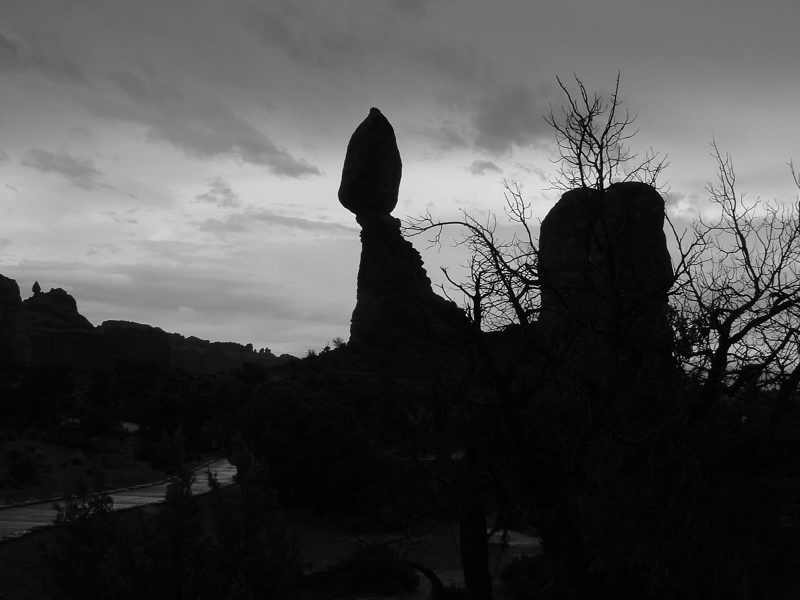
#> input picture Homeworks/1/images/dark.png, 800 x 600 px; the run also reads 1 picture not shown here
$ jupyter execute --allow-errors sheet01.ipynb   (shell and % lines are left out)
#> lines starting #> are read from the running program, lines starting #| are printed output that depends on the picture; after the words box and inside, x2 and y2 are one past the last pixel; in counts of white or black regions, pixels touching at a corner belong together
Osnabrück University - Computer Vision (Winter Term 2024/25) - Dr. Ulf Krumnack, Lukas Niehaus, Robin Rawiel

# Exercise Sheet 01: Image Enhancement & Color

## Introduction

This is the first "real" homework sheet.

The homework sheets will usually be available at the beginning of the week and are supposed to be solved in groups. They have to be handed in before the next practice session (Monday evening). The exercises are then presented to your tutor in a small feedback session. To acquire the admission for the final exam, you will have to pass 𝑁−2 of the weekly provided exercise sheets.

Sign up for a group on Stud.IP if you have not already done so (See Participants -> Functions/Groups). The times mentioned there are the times for the feedback session of your group. If none of them fits, send any of the tutors an e-mail so we can try to arrange something.

Your group will have a group folder in Stud.IP under Documents. Upload your solutions there to hand them in.

This week's sheet should be solved and handed in before end of **Monday, November 17, 2024**. Please upload your results to your group's Stud.IP folder.

## Assignment 1: Computing Contrast and Entropy (5 points)

### a) Computing contrast

Provide functions to compute the local contrast, global contrast, and entropy of an image.

[cell 1]
import numpy as np
from imageio.v2 import imread
import matplotlib.pyplot as plt
plt.rcParams['image.cmap'] = 'gray'

def global_contrast(img, value_range=None):
    """
    Compute the global contrast for a given image.
    Args:
        img (ndarray): The grayscale image to compute the contrast for.
        value_range (tuple): The minimum and maximum values of the gray scale.

    Returns:
        contrast (float): The global contrast of the image.
    """

    # determine range: simplified, just checks for uint8
    if value_range is None:
        value_range = (0, 255) if img.dtype == np.uint8 else (0., 1.)

    # YOUR CODE HERE

    # If the image is uniform (all pixels have the same intensity), return zero contrast
    if img.max() == img.min():
        return 0  # No contrast if all pixel values are identical

    # Calculate the global contrast using the formula:
    # cglobal = 1 / (R * (max(g(x, y)) - min(g(x, y))))
    # R is the maximum value in the image's range (usually 255 for 8-bit) therefore we use value_range[1]
    contrast = 1 / (value_range[1] * (img.max() - img.min()))

    return contrast

img = imread('images/dark.png')
#> img is the input picture: shape (600, 800); min 0, max 255, mean 74
plt.title("Image global contrast: {:.4f} (min={}, max={})".format(global_contrast(img), img.min(), img.max()))
#> in global_contrast, `contrast = 1 / (value_range[1] * (img.max() - img.min()))`: contrast = 1.54e-05
plt.imshow(img, vmin=0, vmax=255)
plt.show()

plt.hist(img.flatten(), 256, (0, 255))
plt.show()
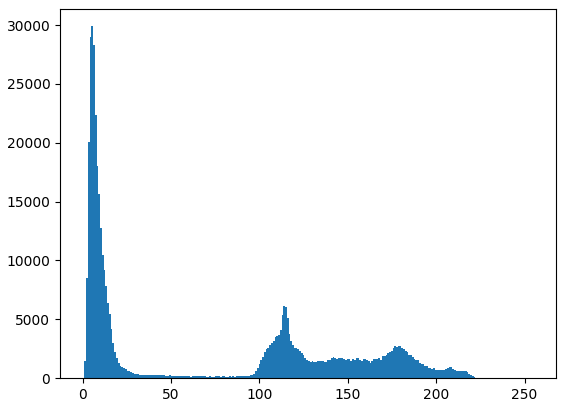
#> figure drawn by matplotlib, 1 panel; tallest bar 29901 high, from x = 4.98 to 5.98

[cell 2]
import numpy as np
import matplotlib.pyplot as plt
from imageio.v2 import imread

def local_contrast(img):
    """
    Compute the local contrast for a given image.
    Args:
        img (ndarray): The grayscale image to compute the contrast for.

    Returns:
        contrast (float): The local contrast of the image.
    """

    # YOUR CODE HERE
    # Get the dimensions of the image
    M, N = img.shape
    total_contrast = 0
    num_pixels = 0

    # Iterate over each pixel, skipping the borders to avoid out-of-bounds errors
    for x in range(1, M - 1):
        for y in range(1, N - 1):
            g_xy = img[x, y]

            # Get 4-connected neighbors (top, bottom, left, right)
            neighbors = [img[x - 1, y], img[x + 1, y], img[x, y - 1], img[x, y + 1]]
            neighbor_avg = np.mean(neighbors)

            # Compute the absolute difference
            total_contrast += abs(g_xy - neighbor_avg)
            num_pixels += 1
#> after the loop, num_pixels = 477204; total_contrast = 1374345.2

     # Normalize by the total number of pixels considered
    contrast = total_contrast / num_pixels if num_pixels > 0 else 0
#> contrast = 2.88

    return contrast


img = imread('images/dark.png')
plt.title("Image local contrast: {:.4f}".format(local_contrast(img)))
plt.imshow(img, vmin=0, vmax=255)
plt.show()

[cell 3]
import numpy as np
import math
from imageio.v2 import imread
import scipy.stats

def entropy(img):
    """
    Compute the entropy for a given image.
    Args:
        img (ndarray): The grayscale image to compute the entropy for.

    Returns:
        img_entropy (float): The entropy of the image.
    """
    # Flatten the image to get pixel intensity values
    img_flat = img.flatten()

    # Calculate the histogram of pixel intensities and use full range 0-255
    histogram, _ = np.histogram(img_flat, bins=256, range=(0, 255))
#> histogram = 256 values, max 29901 at index 5, min 0 at index 247, mean 1875

    # Normalize the histogram to get the probability distribution
    total_pixels = img_flat.size
    probabilities = histogram / total_pixels
#> probabilities = 256 values, max 0.0623 at index 5, min 0 at index 247, mean 0.00391

    # Remove zero values to avoid log2(0)
    probabilities = probabilities[probabilities > 0]
#> probabilities = 249 values, max 0.0623 at index 5, min 2.08e-06 at index 244, mean 0.00402

    # Calculate entropy using the formula
    img_entropy = -np.sum(probabilities * np.log2(probabilities))
#> img_entropy = 6.49

    return img_entropy

img = imread('images/dark.png')
plt.title("Image Entropy value: {:.4f}".format(entropy(img)))
plt.imshow(img, vmin=0, vmax=255)
plt.show()

plt.hist(img.flatten(), 256, (0, 255))
plt.show()

assert math.isclose(entropy(img), scipy.stats.entropy(np.unique(img.flat, return_counts=True)[1], base=2))

### b) Example images

* construct an (artificial) image with high global contrast but low local contrast
* construct an (artificial) image with low global constrast but high local contrast
* construct an (artificial) image with maximal entropy but low local contrast

[cell 4]
import numpy as np
import matplotlib.pyplot as plt

def image_info(img):
    """ Displays an image, local and global contrast, and the entropy

    Args:
        img (ndarray): Image which is displayed and statics are computed for.

    """
    info = "global contrast: {:.4f}, local contrast: {:.4f}, entropy: {:.4f}"
    plt.title(info.format(global_contrast(img), local_contrast(img), entropy(img)))
    plt.imshow(img, vmin=0, vmax=255)
    plt.show()

# Create an artificial image with high global contrast but low local contrast
img1 = np.zeros((256, 256), np.uint8)
#> img1: shape (256, 256); every value is 0
# Difference between 0 (black) and 255 (white) creates high global contrast
img1[:, :128] = 0    # Left half black
# The local contrast is low because each half is uniform and there are no changes withting small neighborhoods
img1[:, 128:] = 255  # Right half white
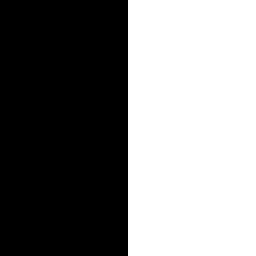
#> img1: shape (256, 256); 50% white; 1 white region, box (x1, y1, x2, y2) and area: (128, 0, 256, 256) 32768

image_info(img1)


# Create an artificial image with high local contrast but low global contrast
img2 = np.zeros((256, 256),np.uint8)
block_size = 8

# Create high local contrast within small blocks (alternating between 0 and 255)
for i in range(0, 256, block_size):
    for j in range(0, 256, block_size):
        # Fill each block with alternating black and white pixels
        img2[i:i+block_size, j:j+block_size] = np.random.choice([0, 50], size=(block_size, block_size))

image_info(img2)
#> in image_info (call 2), `plt.title(info.format(global_contrast(img), local_contrast(img), entro..`:
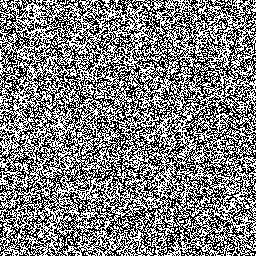
#> img: shape (256, 256); values 0 (black) and 50 (white), 50% white in thin lines or dots


# Create an artificial image with maximal entropy but low global contrast
img3 = np.zeros((256, 256),np.uint8)

# Add some random noise (values between 0 and 10)
img3 = np.clip(img3 + np.random.randint(0, 10, (256, 256), np.uint8), 0, 255)

# Create a gradient (smooth transition from black to white)
gradient = np.linspace(0, 255, 256).astype(np.uint8)  # Horizontal gradient
img3 = np.tile(gradient, (256, 1))  # Repeat it across the entire image

# Clip pixel values to stay within valid range (0 to 255)
img3 = np.clip(img3, 0, 255)

image_info(img3)
#> in image_info (call 3), `plt.title(info.format(global_contrast(img), local_contrast(img), entro..`:
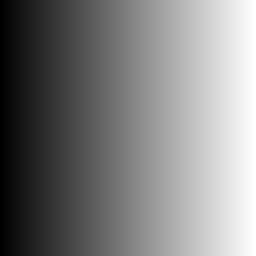
#> img: shape (256, 256); min 0, max 255, mean 127.5

## Assignment 2: Contrast enhancement (5 points)

### a) Image Contrast

Describe the concept of contrast in your own words and introduce different ways to measure it. How can low contrast be caused and when is this a problem (and when not)? What can be done to improve contrast?

Contrast is:
- in a nutshell: contrast is the difference between saturations

Ways to measure contrast:
Globally:
Cglobal(g) = 1/R (maxg(x,y) - ming(x,y))

Locally:
Clocal(g) = 1/NxM sum(overall pixels) abs(intesity(current pixel) - mean intensity of neighbourhood)

Low contrast can be caused by:
- light

It is a problem when:
- perceptibility for humans is limited
- details vanish (information)
- multiple layers in the image (back-, middle-, foreground)

It is not when:
- details dont matter
- background
- uniform coloured images

Ways to improve contrast:
Globally:
- Maximizing the global contrast by applying a (linear) transfer function
Locally:
- improving local contrast by applying a nonlinear monotonic transfer function (has to be nonlinear bc otherwise we would just rescale it without changing the actual contrast), like the gamma correction ()
- histogram equalisation (see below)

### b) Histogram equalization and entropy

How does histogram equalization work? What is entropy and how is it related to histogram equalization? For your answer focus on the (conceptually simpler) continuous case.

The way it works:
idea:
- the optimal image has the maximum information content
- maximise the entropy E of the histogram
- E is maximised if P(g) = const for all g = 0...255 (always same value, uniform distribution, like mixed Latte Macchiato)

Entropy:
- average information content
- maximal unequally: low
- maximal equally: high
- can be calculated by taking the probabilties of the grey values

Entropy's relation to histogram equalization:
- we try to find a transfer function for the histogram of an image that maximises the entropy
- this maximised entropy is shown as a uniform distributed histogram

-> All focussed on the conceptually simpler continuous case

### c) Discrete histogram equalization

What problems occur when considering discrete images (i.e. with discrete coordinates and a finite number of gray levels)? Explain the tables on the lecture slides (CV-02 slides 29-32).

Occuring problems when considering discrete images:
- histogram values are transformed to real values (reelle Zahlen(mit Dezimalzahlen))
- digitale Bilder sind grundsätzlich diskret
- not all continiously available gray values can be mapped onto discrete images and therefore have to be rounded up
- by rounding up it could be that we end up outside the range, therefore we substract 1 from the result

main problem is the rounding up though, because:
- goal would be to have a uniform distribution but since we are in a discrete range and have to round up, we cannot reach this
- eg the grey values 4,5,6,7 are now all of value 7

## Assignment 3: Adaptive Histogram Equalization (5 points)

We have uploaded the original article on Contrast Limited Adaptive Histogram Equalization to StudIP [Zuiderveld, 1994](Zuiderveld-1994.pdf). You may use it as a base to answer this exercise.

### a) Adaptive Histogram Equalization (AHE)

Describe in your own words the idea of AHE. Why was it introduced and what are its main drawbacks?

The idea rootes on the concept of entropy. According to entropy, an image's information is theoretically maximal when each pixel's value is equally likely to be found in the image. The AHE algorithm bases on the idea to map the image's pixel values $g$ with a transfer function $f$ to an output image $g'=f(g)$. Conversely to the histogram equalization (HE), this process is not globally applied(global operator) but the image is subdivided into smaller subimages (local operator). For each of the subimages the histogram equalization is applied. Therefore, we think of the AHE as locally applied histogram equalization.
Due to this process of applying histogram equalization to subimages, oddly artifacts can be introduced.
Furthermore, for a continuous function, the transfer function $f$ that maximizes information can be found. But for discrete functions, the transfer function $f$ can decrease the information.

### b) Contrast Limited Adaptive Histogram Equalization (CLAHE)

Describe in your own words the idea of CLAHE. Why was it introduced and how does it work?

The CLAHE is an optimization of the AHE. It was introduced to prevent the overly enhancement of pixels values that are very close to each other. It tries to optimize the transfer function $f$ by enhancing contrast up to a predefined maximum.

### c) Computation of AHE

How can AHE be implemented efficiently? Explain how the interpolation scheme works, why it is a valid approximation, and why it improves the runtime? Can you think of another way to compute AHE efficiently?

According to a naive implementation, the runtime, big O notation $O(n)$, yields a high number since the AHE is applied to each pixel.
Due to the relative similarity of adjacent pixels AHE might be less frequently applied. Pixels that are in between affected AHE applied pixels might be linear interpolated to save up the usage of computationally expensive AHE.

### d) Applying AHE and CLAHE

Lookup functions for computing HE, AHE and CLAHE in the module `skimage.exposure` and apply them to the image `canada.png`. Compare your results to the lecture slides (CV-02, slide 24).

[cell 5]
# YOUR CODE HERE
from imageio.v2 import imread
import matplotlib.pyplot as plt
import numpy as np

img = imread('images/canada.png', pilmode='L')
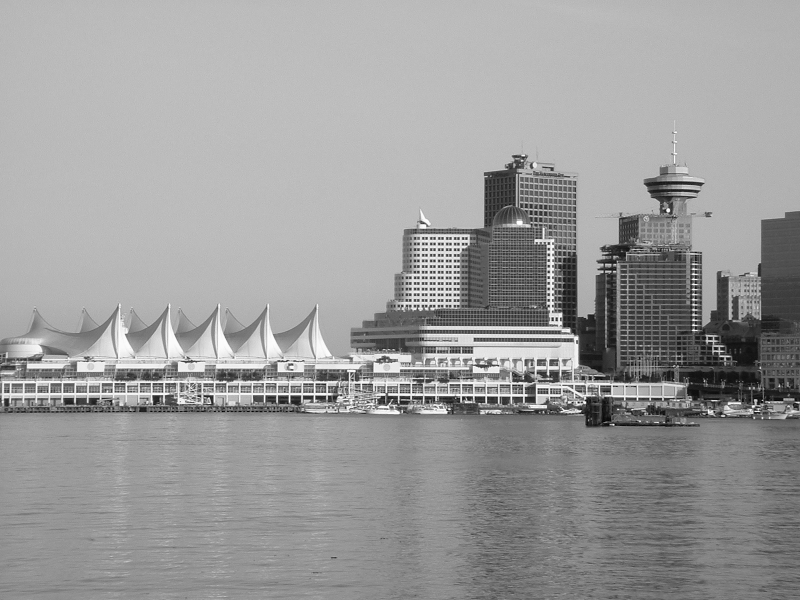
#> input picture Homeworks/1/images/canada.png, 800 x 600 px
#> img is the input picture: shape (600, 800); min 0, max 255, mean 155.4
frame = img

def get_information_content(frame):
    hist = np.array([np.where(frame==i ,1 ,0).sum() for i in range(256)])
    prob = hist/hist.sum()
    info = np.where(prob>1e-6, np.log2(prob), 0)
    return info


def entropy(frame):
    info = get_information_content(frame)
    hist = np.array([np.where(frame==i ,1 ,0).sum() for i in range(256)])
    prob = hist/hist.sum()
    entropy = -(prob * info)[~np.isnan(prob)].sum()
    return entropy


def histogram_equalization(frame):
    hist = np.array([np.where(frame==i ,1 ,0).sum() for i in range(256)])
#> hist = 256 values, max 27901 at index 187, min 0 at index 1, mean 1875
    prob = hist/hist.sum()
#> prob = 256 values, max 0.0581 at index 187, min 0 at index 1, mean 0.00391
    transfer = np.cumsum(prob) -np.arange(256)/256
#> transfer = 256 values, max 0.205 at index 191, min -0.288 at index 112, mean -0.105
    transfer = {i:val for i, val in enumerate(transfer)}
#> transfer = 256 items
    return transfer


def adaptive_histogram_equalization(frame, n=20, k=20):
    # k = int(frame.shape[1]/2)-1
    frame_ahe = np.ones_like(frame)
    for i in range(n, frame.shape[0]-n, n*2):
        for j in range(k, frame.shape[1]-k, k*2):
            curr_frame = frame[i-n:i+n, j-k:j+k]
            transfer = histogram_equalization(curr_frame)

            for x in range(curr_frame.shape[0]):
                for y in range(curr_frame.shape[1]):
                    frame_ahe[i-n+x:i+n+x,j-k+y:j+k+y] = curr_frame[x,y] * (1 + transfer[curr_frame[x,y]])
    return frame_ahe


def contrast_limited_histogram_equalization(frame):
    frame_clahe = frame.copy()
    frame_clahe = 0.5 * frame_clahe + 0.5 * adaptive_histogram_equalization(frame)
    return frame_clahe


transfer = histogram_equalization(frame)
#> transfer = 256 items

frame_he = np.ones_like(frame)
for i in range(frame.shape[0]):
    for j in range(frame.shape[1]):
        frame_he[i,j] = frame[i,j] * (1 + transfer[frame[i,j]])
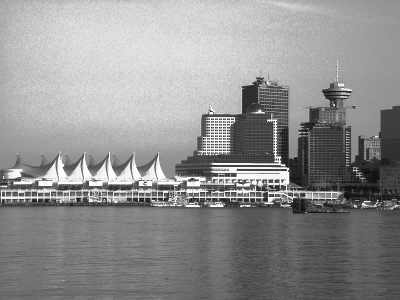
#> frame_he: shape (600, 800) (shown at 1/2 size); min 0, max 255, mean 144.3


frame_ahe = adaptive_histogram_equalization(frame)
#> after the loop in adaptive_histogram_equalization, `for i in range(n, frame.shape[0]-n, n*2):`:
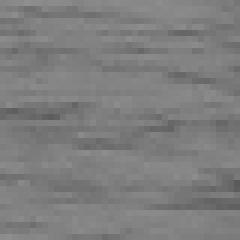
#> curr_frame: shape (40, 40) (shown 6 times larger); min 90, max 143, mean 125.7
#> after the loop in adaptive_histogram_equalization, `for i in range(n, frame.shape[0]-n, n*2):`:
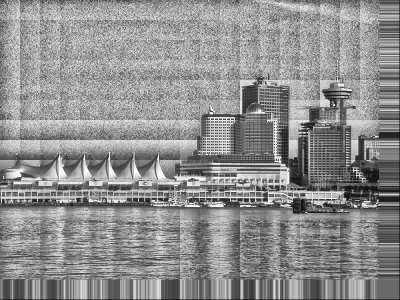
#> frame_ahe: shape (600, 800) (shown at 1/2 size); min 0, max 255, mean 142.6
frame_clahe = contrast_limited_histogram_equalization(frame)
#> in contrast_limited_histogram_equalization, `frame_clahe = 0.5 * frame_clahe + 0.5 * adaptive_histogram_equalizatio..`:
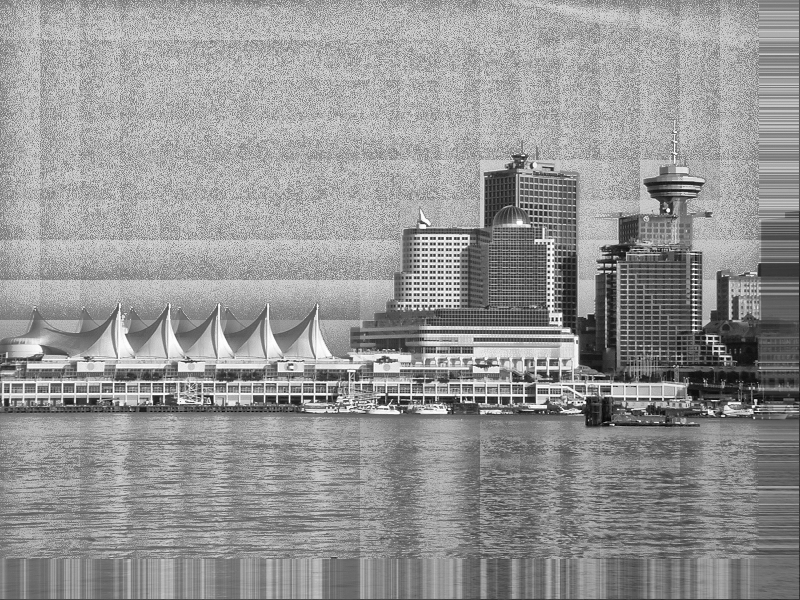
#> frame_clahe: shape (600, 800) float64; min 0, max 255, mean 149


img_he = frame_he
img_ahe = frame_ahe
img_clahe = frame_clahe

plt.figure(figsize=(12, 15))
plt.subplot(4,2,1)
plt.title("Original Image")
plt.imshow(img, cmap="gray")
plt.subplot(4,2,2)
plt.title("entropy={:.4f}".format(entropy(img)))
#> (the rest of the program and of its run is left out)
